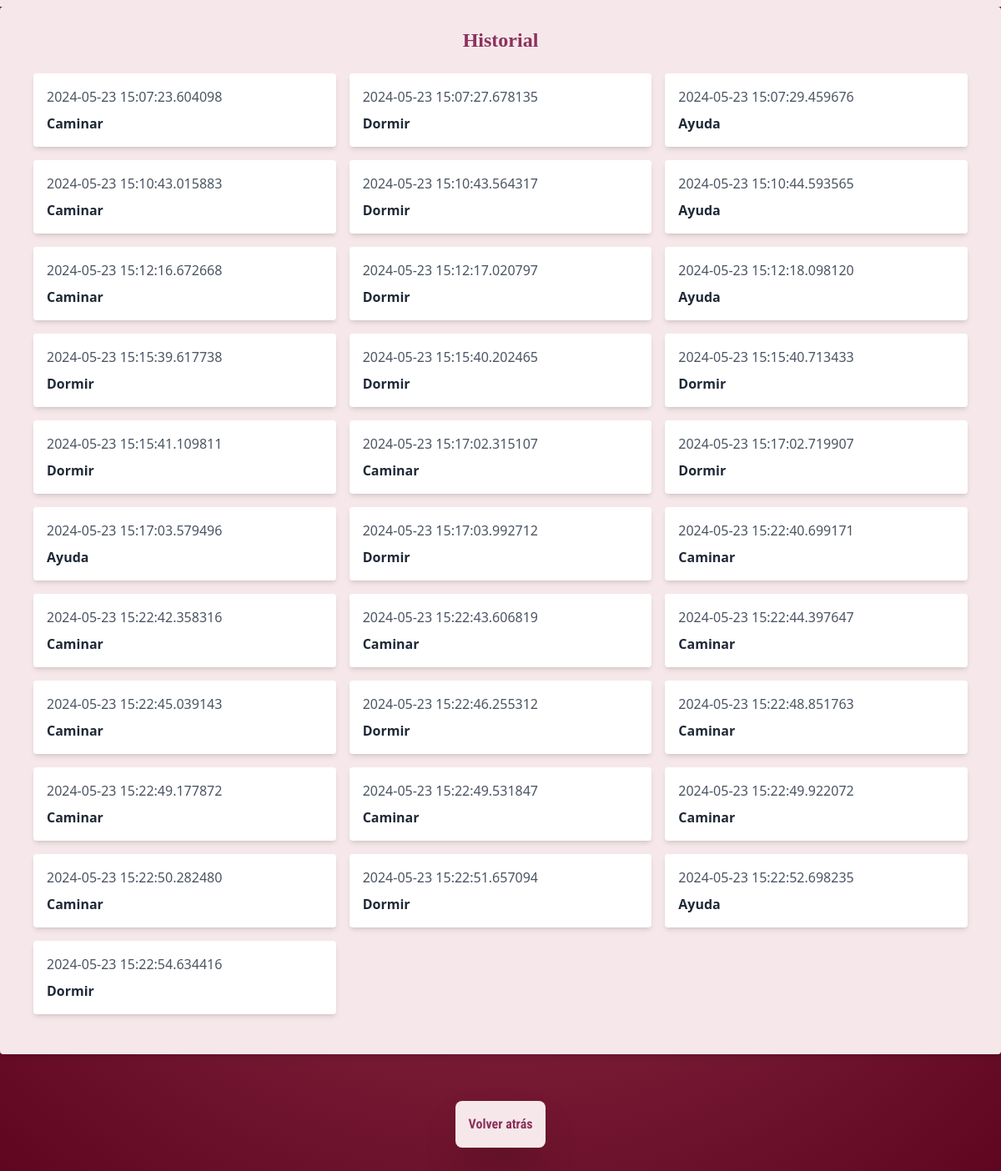
The app's page /historial (signed in) with its own data.
### models.py (models this page shows, shortened)
class HabitosCompletados(db.Model):
    id_habitos_completados = db.Column(db.Integer, primary_key=True)
    id_usuario = db.Column(db.Integer, db.ForeignKey("usuarios.id_usuario"), nullable=False)
    id_habito_personalizado = db.Column(db.Integer, db.ForeignKey("habitos_personalizados.id_habitos_personalizados"), nullable=True)
    fecha_completado = db.Column(db.DateTime, nullable=False, default=datetime.date)

class HabitosPersonalizados(db.Model):
    id_habitos_personalizados = db.Column(db.Integer, primary_key=True)
    habito_nombre = db.Column(db.String, nullable=False)
    id_usuario = db.Column(db.Integer, db.ForeignKey("usuarios.id_usuario"), nullable=False)

### app.py (the view)
@app.route('/historial')
def historial_habitos():
    id_usuario = session.get("id_usuario")
    if not id_usuario:
        return redirect(url_for('iniciar_sesion'))
    usuario = Usuarios.query.get(id_usuario)
    habitos_completados = db.session.query(HabitosCompletados, HabitosPersonalizados)\
                        .join(HabitosPersonalizados, HabitosCompletados.id_habito_personalizado == HabitosPersonalizados.id_habitos_personalizados)\
                        .filter(HabitosCompletados.id_usuario == id_usuario).all()
    return render_template("historial.html", usuario=usuario, habitos_completados=habitos_completados)

### templates/historial.html (shortened to what this page needs)
<!DOCTYPE html>
<html lang="es">
<head>
    <script src="https://cdn.tailwindcss.com"></script>
    <link href="https://fonts.cdnfonts.com/css/gorilla" rel="stylesheet">
</head>
<!DOCTYPE html>
<html lang="es">
<head>
</head>
<body class="border-t-8 border-[#F6E8EA] flex flex-col items-center justify-center min-h-screen bg-[radial-gradient(circle_at_center,_var(--tw-gradient-stops))] from-[#993A55] to-[#5f051f]">
    <div class="bg-[#F6E8EA] shadow-md rounded px-8 pt-6 pb-8 mb-4">
        <h1 style="font-family:gorilla" class="text-2xl font-bold mb-6 text-center text-[#8c315d]"">Historial</h1>
        {% if habitos_completados %}
        <div class="flex flex-wrap justify-start">
            {% for habito_completado, habito_personalizado in habitos_completados %}
            <div class="w-full md:w-1/2 lg:w-1/3 xl:w-1/4 px-2 mb-4">
                <div class="bg-white rounded shadow-md p-4">
                    <p class="text-gray-600 mb-2">{{ habito_completado.fecha_completado }}</p>
                    <p class="text-gray-800 font-bold">{{ habito_personalizado.habito_nombre }}</p>
                </div>
            </div>
            {% endfor %}
        </div>
        {% else %}
        <p class="text-center text-gray-700">No hay hábitos completados aún.</p>
        {% endif %}
    </div>
    <footer class="mt-auto">
        <a href="pagina_principal" style="font-family:Roboto Condensed" class="text-[#8c315d] p-4 bg-[#F6E8EA] font-bold rounded-lg shadow-2xl hover:bg-[#E3BCC1] hover:scale-110 block w-full max-w-xs mx-auto m-10">Volver atrás</a>
    </footer>
</body>
</html>

### records on screen
HabitosCompletados: fecha_completado "2024-05-23 15:07:23.604098", habito_nombre "Caminar"
HabitosCompletados: fecha_completado "2024-05-23 15:07:27.678135", habito_nombre "Dormir"
HabitosCompletados: fecha_completado "2024-05-23 15:07:29.459676", habito_nombre "Ayuda"
HabitosCompletados: fecha_completado "2024-05-23 15:10:43.015883", habito_nombre "Caminar"
HabitosCompletados: fecha_completado "2024-05-23 15:10:43.564317", habito_nombre "Dormir"
HabitosCompletados: fecha_completado "2024-05-23 15:10:44.593565", habito_nombre "Ayuda"
HabitosCompletados: fecha_completado "2024-05-23 15:12:16.672668", habito_nombre "Caminar"
HabitosCompletados: fecha_completado "2024-05-23 15:12:17.020797", habito_nombre "Dormir"
HabitosCompletados: fecha_completado "2024-05-23 15:12:18.098120", habito_nombre "Ayuda"
HabitosCompletados: fecha_completado "2024-05-23 15:15:39.617738", habito_nombre "Dormir"
HabitosCompletados: fecha_completado "2024-05-23 15:15:40.202465", habito_nombre "Dormir"
HabitosCompletados: fecha_completado "2024-05-23 15:15:40.713433", habito_nombre "Dormir"
HabitosCompletados: fecha_completado "2024-05-23 15:15:41.109811", habito_nombre "Dormir"
HabitosCompletados: fecha_completado "2024-05-23 15:17:02.315107", habito_nombre "Caminar"
HabitosCompletados: fecha_completado "2024-05-23 15:17:02.719907", habito_nombre "Dormir"
HabitosCompletados: fecha_completado "2024-05-23 15:17:03.579496", habito_nombre "Ayuda"
HabitosCompletados: fecha_completado "2024-05-23 15:17:03.992712", habito_nombre "Dormir"
HabitosCompletados: fecha_completado "2024-05-23 15:22:40.699171", habito_nombre "Caminar"
HabitosCompletados: fecha_completado "2024-05-23 15:22:42.358316", habito_nombre "Caminar"
HabitosCompletados: fecha_completado "2024-05-23 15:22:43.606819", habito_nombre "Caminar"
HabitosCompletados: fecha_completado "2024-05-23 15:22:44.397647", habito_nombre "Caminar"
HabitosCompletados: fecha_completado "2024-05-23 15:22:45.039143", habito_nombre "Caminar"
HabitosCompletados: fecha_completado "2024-05-23 15:22:46.255312", habito_nombre "Dormir"
HabitosCompletados: fecha_completado "2024-05-23 15:22:48.851763", habito_nombre "Caminar"
HabitosCompletados: fecha_completado "2024-05-23 15:22:49.177872", habito_nombre "Caminar"
HabitosCompletados: fecha_completado "2024-05-23 15:22:49.531847", habito_nombre "Caminar"
HabitosCompletados: fecha_completado "2024-05-23 15:22:49.922072", habito_nombre "Caminar"
HabitosCompletados: fecha_completado "2024-05-23 15:22:50.282480", habito_nombre "Caminar"
HabitosCompletados: fecha_completado "2024-05-23 15:22:51.657094", habito_nombre "Dormir"
HabitosCompletados: fecha_completado "2024-05-23 15:22:52.698235", habito_nombre "Ayuda"
HabitosCompletados: fecha_completado "2024-05-23 15:22:54.634416", habito_nombre "Dormir"
